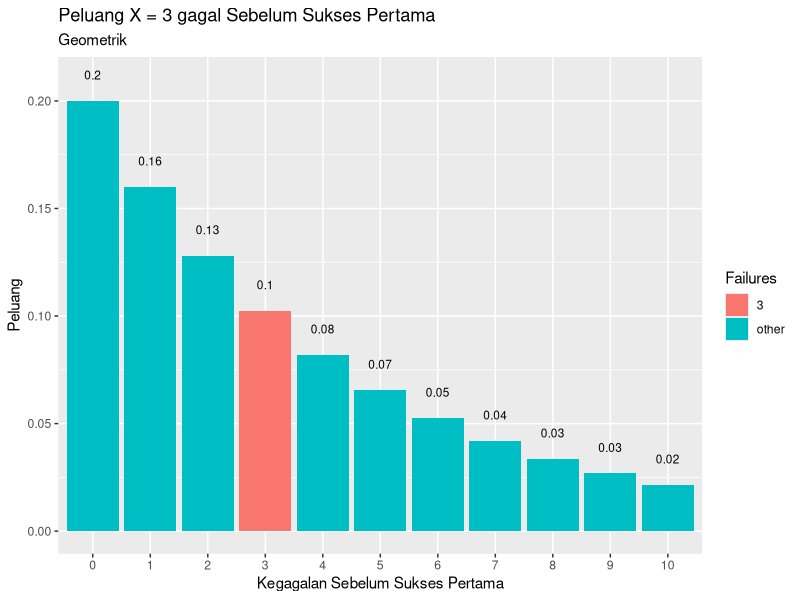

Here is the R script that generated this plot:
#1
#Seorang penyurvei secara acak memilih orang-orang di jalan
#sampai dia bertemu dengan seseorang yang menghadiri acara vaksinasi sebelumnya.

#a.
n = 3
p = 0.20
dgeom(x=n, prob=p)

#b.
mean(rgeom(n=10000, prob=p)==3)

#c
#ditemukan pada poin a nilai eksak 0.1024
#pada poin b ditemukan nilai simulasi dengan 10000 data random
#kesimpulannya adalah nilai simulasi mendekati nilai eksak

#d
library(ggplot2)
library(dplyr)

data.frame(x = 0:10, prob = dgeom(x = 0:10, prob = p)) %>%
  mutate(Failures = ifelse(x == n, n, "other")) %>%
ggplot(aes(x = factor(x), y = prob, fill = Failures)) +
  geom_col() +
  geom_text(
    aes(label = round(prob,2), y = prob + 0.01),
    position = position_dodge(0.9),
    size = 3,
    vjust = 0
  ) +
  labs(title = "Peluang X = 3 gagal Sebelum Sukses Pertama",
       subtitle = "Geometrik",
       x = "Kegagalan Sebelum Sukses Pertama",
       y = "Peluang")


#e
p=0.2

#mean
mean1 = 1 / p
mean1

#variance
var1 = (1 - p) / p^2
var1


